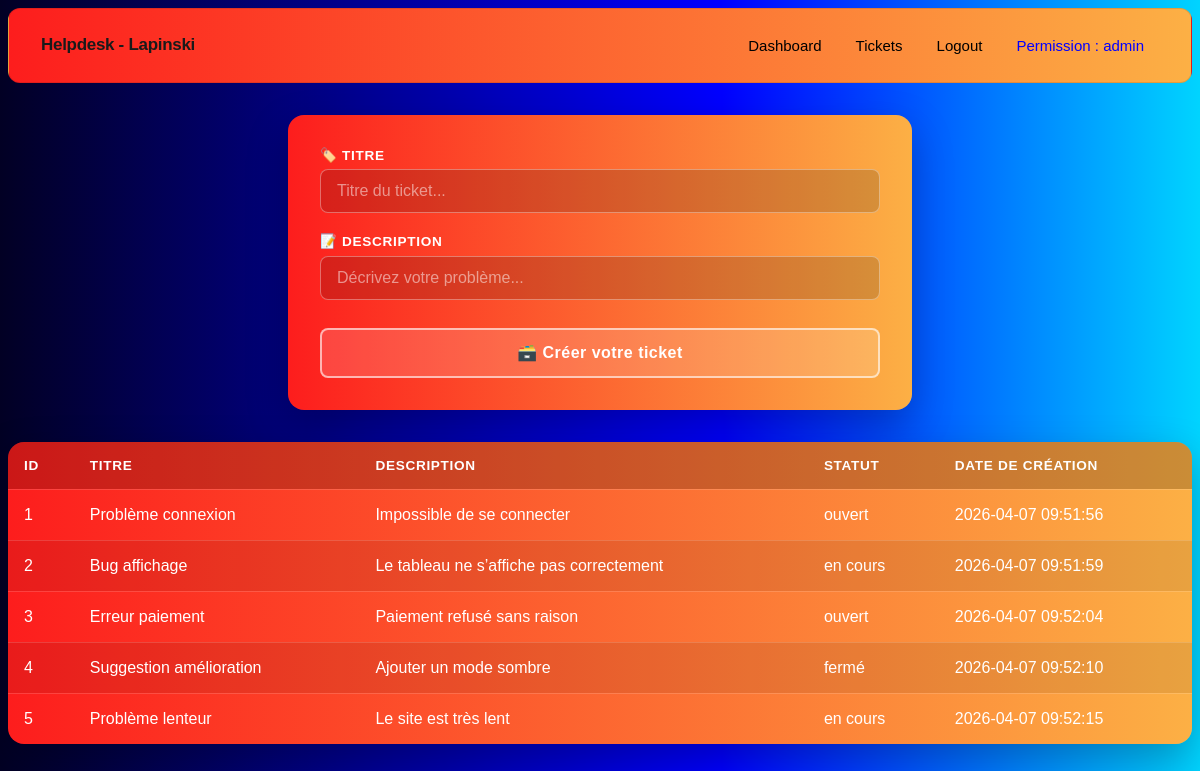
The page /helpdesk_lapinski/index.php (signed in) on the database as committed earlier.
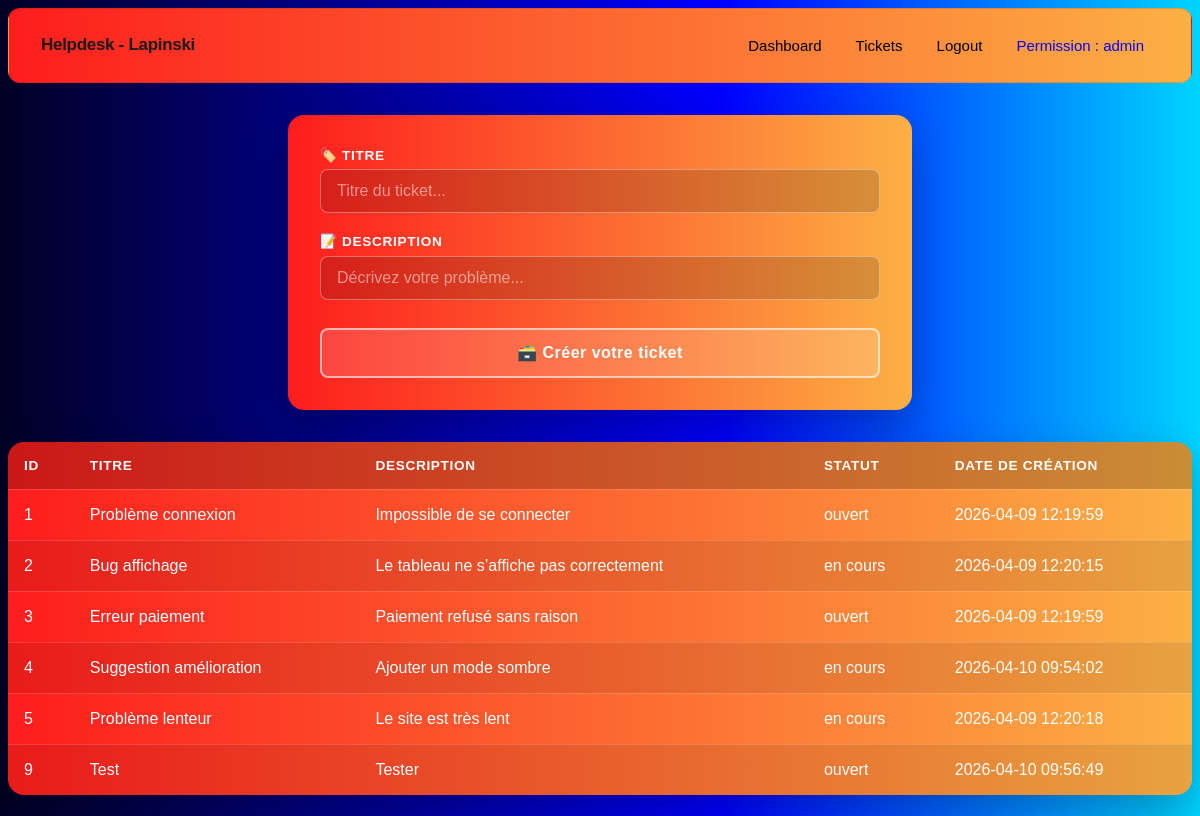
The same page on the database as committed later.
### tables this page shows
CREATE TABLE `users` (
  `id` int(11) NOT NULL,
  `nom` varchar(100) NOT NULL,
  `email` varchar(150) NOT NULL,
  `mdp` varchar(255) NOT NULL,
  `perm` enum('admin','technicien','user') NOT NULL,
  `created` timestamp NOT NULL DEFAULT current_timestamp() ON UPDATE current_timestamp()
);

CREATE TABLE `tickets` (
  `id` int(11) NOT NULL,
  `titre` varchar(255) NOT NULL,
  `description` text NOT NULL,
  `statut` enum('ouvert','en cours','fermé') NOT NULL,
  `user_id` int(11) NOT NULL,
  `created` timestamp NOT NULL DEFAULT current_timestamp() ON UPDATE current_timestamp()
);

### helpdesk_lapinski/index.php (the view, shortened to what this page needs)
<?php
require_once 'include/navbar.php';
require_once 'config/config.php';
$stmt = mysqli_query($link, "SELECT id, titre, description, statut, user_id, created FROM tickets where user_id = ".$_SESSION['id_users']);
$ticket = $stmt->fetch_all(MYSQLI_ASSOC);
?>
<!DOCTYPE html>
<html lang="en">
<head>
    <link rel="stylesheet" href="css/creation.css">
</head>
<body>
<form  action="" method="POST" class="ticket-form">
        <div class="field">
          <label>🏷️ Titre</label>
          <input type="text" name="titre" placeholder="Titre du ticket..." autocomplete="off" required>
        </div>
        <div class="field">
          <label>📝 Description</label>
          <input type="text" name="description" placeholder="Décrivez votre problème..." autocomplete="off" required>
        </div>
        <button type="submit" class="btn btn-primary" name="envoyer">
              🗃️ Créer votre ticket
        </button>
</form>
<div class="tickets-container">
  <table class="tickets-table">
    <thead>
      <tr>
        <th scope="col">ID</th>
        <th scope="col">Titre</th>
        <th scope="col">Description</th>
        <th scope="col">Statut</th>
        <th scope="col">Date de création</th>
      </tr>
    </thead>
    <tbody>
      <?php foreach ($ticket as $ticket): ?>
      <tr>
        <td><?= htmlspecialchars($ticket['id']) ?></td>
        <td><?= htmlspecialchars($ticket['titre']) ?></td>
        <td><?= htmlspecialchars($ticket['description']) ?></td>
        <td><?= htmlspecialchars($ticket['statut']) ?></td>
        <td><?= htmlspecialchars($ticket['created']) ?></td>
      </tr>
      <?php endforeach; ?>
    </tbody>
  </table>
</div>
</body>
</html>

### helpdesk_lapinski/include/navbar.php (shortened to what this page needs)
<?php
require_once 'config/config.php';
$stmt = mysqli_query($link, "SELECT * FROM tickets ");
$stmt = mysqli_query($link, "SELECT perm FROM users where id = ".$_SESSION['id_users']);
$perm = mysqli_fetch_assoc($stmt);
$display ="";
if($perm['perm'] == "admin"){
    $display = "block";
}
?>
<!DOCTYPE html>
<html lang="en">
<head>
</head>
<body>
    <div class="container">
        <h1>Helpdesk - Lapinski</h1>
        <ul>
            <li><a href="index.php">Dashboard</a></li>
            <li><a href="ticket.php" style="display: <?= $display ?>">Tickets</a></li>
            <li><a href="logout.php">Logout</a></li>
            <li class="perm">Permission : <?= $perm['perm'] ?> </li>
        </ul>
    </div>
</body>
</html>

### helpdesk_lapinski/css/creation.css (style rules this page uses)
body { min-height: 100vh; background: linear-gradient(90deg, rgba(2,0,36,1) 0%, rgba(0,0,255,1) 60%, rgba(0,212,255,1) 100%); font-family: 'Exo 2', sans-serif; }
.ticket-form { width: min(100%, 560px); margin: 2rem auto; background: linear-gradient(90deg, rgba(253, 29, 29, 1) 0%, rgba(252, 176, 69, 1) 100%); border-radius: 1rem; overflow: hidden; box-shadow: 0 16px 40px rgba(0, 0, 0, 0.25); padding: 2rem; display: flex; flex-direction: column; gap: 1.25rem; }
.field { display: flex; flex-direction: column; gap: 0.4rem; }
.field label { color: #ffffff; font-weight: 700; font-size: 0.85rem; text-transform: uppercase; letter-spacing: 0.05em; }
.field input { padding: 0.75rem 1rem; border-radius: 0.5rem; border: 1.5px solid rgba(255, 255, 255, 0.35); background: rgba(0, 0, 0, 0.15); color: #ffffff; font-family: 'Exo 2', sans-serif; font-size: 1rem; outline: none; transition: border-color 0.2s ease, background 0.2s ease; }
.field input::placeholder { color: rgba(255, 255, 255, 0.5); }
.btn-primary { margin-top: 0.5rem; padding: 0.85rem 1.5rem; border-radius: 0.5rem; border: 2px solid rgba(255, 255, 255, 0.6); background: rgba(255, 255, 255, 0.15); color: #ffffff; font-family: 'Exo 2', sans-serif; font-size: 1rem; font-weight: 700; cursor: pointer; letter-spacing: 0.03em; transition: background 0.2s ease, transform 0.1s ease; }
.tickets-container { width: min(100%, 1200px); margin: 2rem auto; border-radius: 1rem; overflow: hidden; box-shadow: 0 16px 40px rgba(0, 0, 0, 0.25); background: linear-gradient(90deg, rgba(253, 29, 29, 1) 0%, rgba(252, 176, 69, 1) 100%); }
.tickets-table { width: 100%; border-collapse: collapse; }
.tickets-table th, .tickets-table td { padding: 1rem; color: #ffffff; border-bottom: 1px solid rgba(255, 255, 255, 0.15); text-align: left; }
.tickets-table thead th { background: rgba(0, 0, 0, 0.2); font-weight: 700; font-size: 0.85rem; text-transform: uppercase; letter-spacing: 0.05em; }
.tickets-table tbody tr:nth-child(even) td, .tickets-table tbody tr:nth-child(even) th { background: rgba(0, 0, 0, 0.08); }
.tickets-table tbody tr:last-child td, .tickets-table tbody tr:last-child th { border-bottom: none; }

### helpdesk_lapinski/include/navbar.php (style rules this page uses)
.container { background: #833AB4; background: linear-gradient(90deg,rgba(131, 58, 180, 1) 0%, rgba(253, 29, 29, 1) 0%, rgba(252, 176, 69, 1) 100%); border: 0.5px solid rgba(0, 0, 0, 0.1); border-radius: 12px; padding: 1.25rem 2rem; display: flex; align-items: center; justify-content: space-between; gap: 2rem; font-family: 'DM Sans', sans-serif; }
.container h1 { font-size: 17px; font-weight: 600; color: #1a1a1a; letter-spacing: -0.3px; margin: 0 0 2px 0; }
.container ul { display: flex; align-items: center; gap: 4px; list-style: none; margin: 0; padding: 0; }
.container ul li a { display: inline-block; padding: 7px 14px; font-size: 15px; font-weight: 500; color: #000000; text-decoration: none; border-radius: 8px; border: 0.5px solid transparent; transition: all 0.15s ease; white-space: nowrap; }
.container ul li.perm { display: inline-block; padding: 7px 14px; font-size: 15px; font-weight: 500; color: #0400ff; text-decoration: none; border-radius: 8px; border: 0.5px solid transparent; transition: all 0.15s ease; white-space: nowrap; cursor: crosshair; }

Rows that differ between the two databases and show on the page:
changed tickets "Problème connexion": created "2026-04-07 09:51:56" → "2026-04-09 12:19:59"
changed tickets "Bug affichage": created "2026-04-07 09:51:59" → "2026-04-09 12:20:15"
changed tickets "Erreur paiement": created "2026-04-07 09:52:04" → "2026-04-09 12:19:59"
changed tickets "Suggestion amélioration": statut "fermé" → "en cours"; created "2026-04-07 09:52:10" → "2026-04-10 09:54:02"
changed tickets "Problème lenteur": created "2026-04-07 09:52:15" → "2026-04-09 12:20:18"
added tickets: id "9", titre "Test", description "Tester", statut "ouvert", created "2026-04-10 09:56:49"
